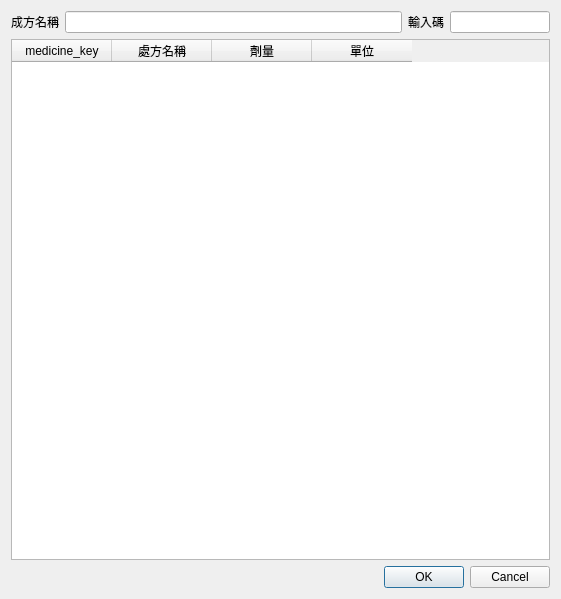
<?xml version="1.0" encoding="UTF-8"?>
<ui version="4.0">
 <class>Dialog_insert_compound</class>
 <widget class="QDialog" name="Dialog_insert_compound">
  <property name="windowModality">
   <enum>Qt::NonModal</enum>
  </property>
  <property name="geometry">
   <rect>
    <x>0</x>
    <y>0</y>
    <width>561</width>
    <height>599</height>
   </rect>
  </property>
  <property name="sizePolicy">
   <sizepolicy hsizetype="Preferred" vsizetype="Preferred">
    <horstretch>0</horstretch>
    <verstretch>0</verstretch>
   </sizepolicy>
  </property>
  <property name="windowTitle">
   <string>新增成方資料</string>
  </property>
  <property name="modal">
   <bool>false</bool>
  </property>
  <layout class="QVBoxLayout" name="verticalLayout">
   <item>
    <layout class="QHBoxLayout" name="horizontalLayout">
     <item>
      <widget class="QLabel" name="label">
       <property name="text">
        <string>成方名稱</string>
       </property>
      </widget>
     </item>
     <item>
      <widget class="QLineEdit" name="lineEdit_compound_name"/>
     </item>
     <item>
      <widget class="QLabel" name="label_2">
       <property name="text">
        <string>輸入碼</string>
       </property>
      </widget>
     </item>
     <item>
      <widget class="QLineEdit" name="lineEdit_input_code">
       <property name="maximumSize">
        <size>
         <width>100</width>
         <height>16777215</height>
        </size>
       </property>
      </widget>
     </item>
    </layout>
   </item>
   <item>
    <widget class="QTableWidget" name="tableWidget_compound">
     <property name="editTriggers">
      <set>QAbstractItemView::NoEditTriggers</set>
     </property>
     <property name="alternatingRowColors">
      <bool>true</bool>
     </property>
     <property name="selectionMode">
      <enum>QAbstractItemView::SingleSelection</enum>
     </property>
     <property name="selectionBehavior">
      <enum>QAbstractItemView::SelectItems</enum>
     </property>
     <column>
      <property name="text">
       <string>medicine_key</string>
      </property>
     </column>
     <column>
      <property name="text">
       <string>處方名稱</string>
      </property>
     </column>
     <column>
      <property name="text">
       <string>劑量</string>
      </property>
     </column>
     <column>
      <property name="text">
       <string>單位</string>
      </property>
     </column>
    </widget>
   </item>
   <item>
    <widget class="QDialogButtonBox" name="buttonBox">
     <property name="orientation">
      <enum>Qt::Horizontal</enum>
     </property>
     <property name="standardButtons">
      <set>QDialogButtonBox::Cancel|QDialogButtonBox::Ok</set>
     </property>
     <property name="centerButtons">
      <bool>false</bool>
     </property>
    </widget>
   </item>
  </layout>
 </widget>
 <resources/>
 <connections>
  <connection>
   <sender>buttonBox</sender>
   <signal>accepted()</signal>
   <receiver>Dialog_insert_compound</receiver>
   <slot>accept()</slot>
   <hints>
    <hint type="sourcelabel">
     <x>248</x>
     <y>254</y>
    </hint>
    <hint type="destinationlabel">
     <x>157</x>
     <y>274</y>
    </hint>
   </hints>
  </connection>
  <connection>
   <sender>buttonBox</sender>
   <signal>rejected()</signal>
   <receiver>Dialog_insert_compound</receiver>
   <slot>reject()</slot>
   <hints>
    <hint type="sourcelabel">
     <x>316</x>
     <y>260</y>
    </hint>
    <hint type="destinationlabel">
     <x>286</x>
     <y>274</y>
    </hint>
   </hints>
  </connection>
 </connections>
</ui>
